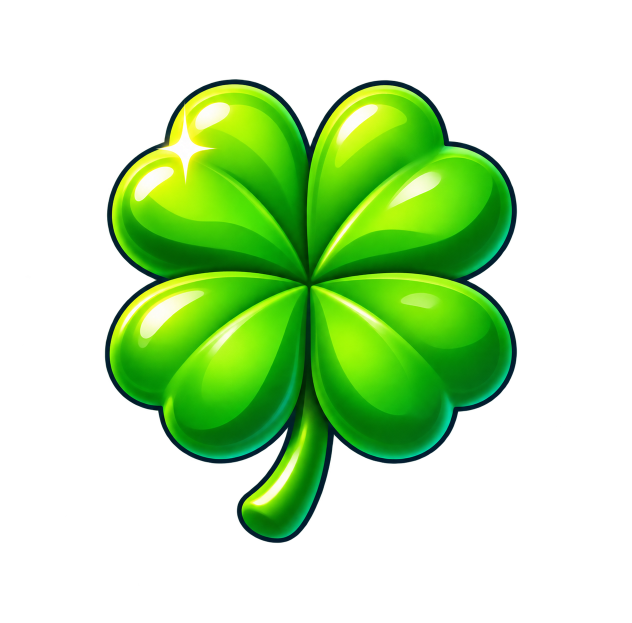
#> input picture assets/UI/generated-v3/clover.png, 1263 x 1246 px (shown at 1/2 size); its folder holds only this picture in this run
$ python prepare-ui-uploads.py
#> lines starting #> are read from the running program, lines starting #| are printed output that depends on the picture
#!/usr/bin/env python3
"""Make upload-ready copies of the generated UI art (assets/UI/generated-v3).

Roblox stores images at most 1024 px per side, and the generated PNGs are
1.2k-2.2k px with uneven transparent margins. This trims each icon to its
visible pixels (plus a small even margin) and downsizes it, so every icon
fills its ImageLabel the same way. Skins (frame, button, banners, rays) keep
their full canvas because their slice margins depend on it.

Output: build/ui-upload/<name>.png (git-ignored). Upload those, then put
the returned rbxassetid values in Shared/Config/Interface.luau.
"""
from pathlib import Path
from PIL import Image

ROOT = Path(__file__).resolve().parents[1]
SOURCE = ROOT / 'assets/UI/generated-v3'
OUT = ROOT / 'build/ui-upload'
def visible(image):
    # Faint stray pixels (alpha < 64) would widen the box unevenly.
    return image.split()[-1].point(lambda a: 255 if a >= 64 else 0).getbbox()


SKINS = {'window-frame': 512, 'button-base': 256, 'banner-base': 1024, 'offer-banner': 1024, 'rays': 512}
ICON_SIZE = 384
MARGIN = 0.04

OUT.mkdir(parents=True, exist_ok=True)
for path in sorted(SOURCE.glob('*.png')):
    image = Image.open(path).convert('RGBA')
#> image is the input picture: PIL image 1263x1246 RGBA; mean R, G, B, A 25.1, 61.6, 7.7, 86.4
    name = path.stem
    if name in SKINS:
        if name == 'window-frame':
            image = image.crop(visible(image))
        image.thumbnail((SKINS[name], SKINS[name]), Image.LANCZOS)
    else:
        image = image.crop(visible(image))
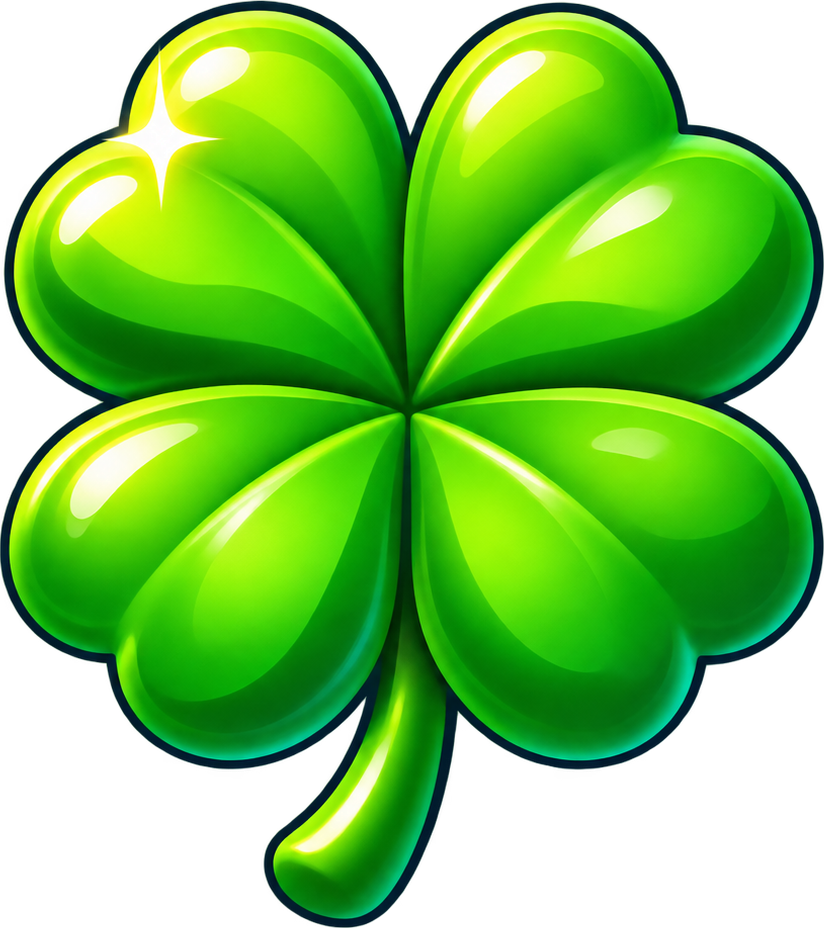
#> image: PIL image 824x928 RGBA; mean R, G, B, A 51.6, 126.7, 15.8, 177.8; transparent parts drawn white
        side = round(max(image.size) * (1 + 2 * MARGIN))
#> side = 1002
        canvas = Image.new('RGBA', (side, side))
#> canvas: PIL image 1002x1002 RGBA; every value is 0
        canvas.alpha_composite(image, ((side - image.width) // 2, (side - image.height) // 2))
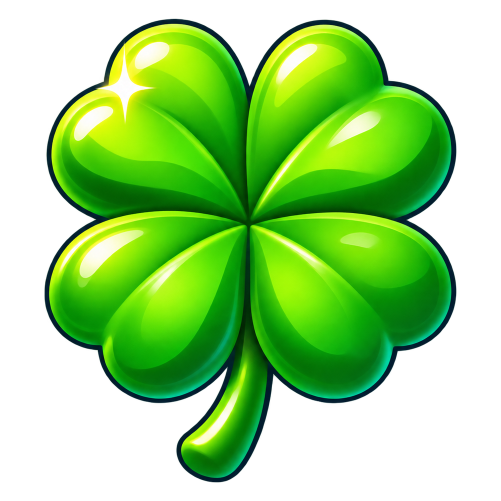
#> canvas: PIL image 1002x1002 RGBA (shown at 1/2 size); mean R, G, B, A 39.3, 96.5, 12, 135.4; transparent parts drawn white
        image = canvas.resize((ICON_SIZE, ICON_SIZE), Image.LANCZOS)
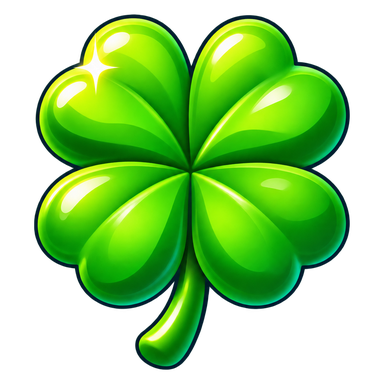
#> image: PIL image 384x384 RGBA; mean R, G, B, A 39.1, 96.1, 12.2, 135.4; transparent parts drawn white
    image.save(OUT / f'{name}.png', optimize=True)
    print(f'{name}: {image.size}')
#| clover: (384, 384)

$ run again, on assets/UI/generated-v3/fuel.png
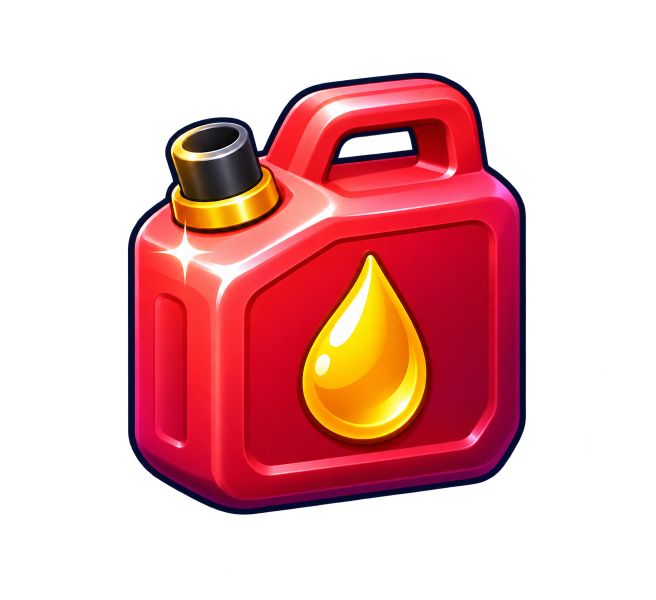
#> input picture assets/UI/generated-v3/fuel.png, 1312 x 1199 px (shown at 1/2 size)
#> image is the input picture: PIL image 1312x1199 RGBA; mean R, G, B, A 72.8, 19.9, 20.4, 94.9
#> `image = image.crop(visible(image))`:
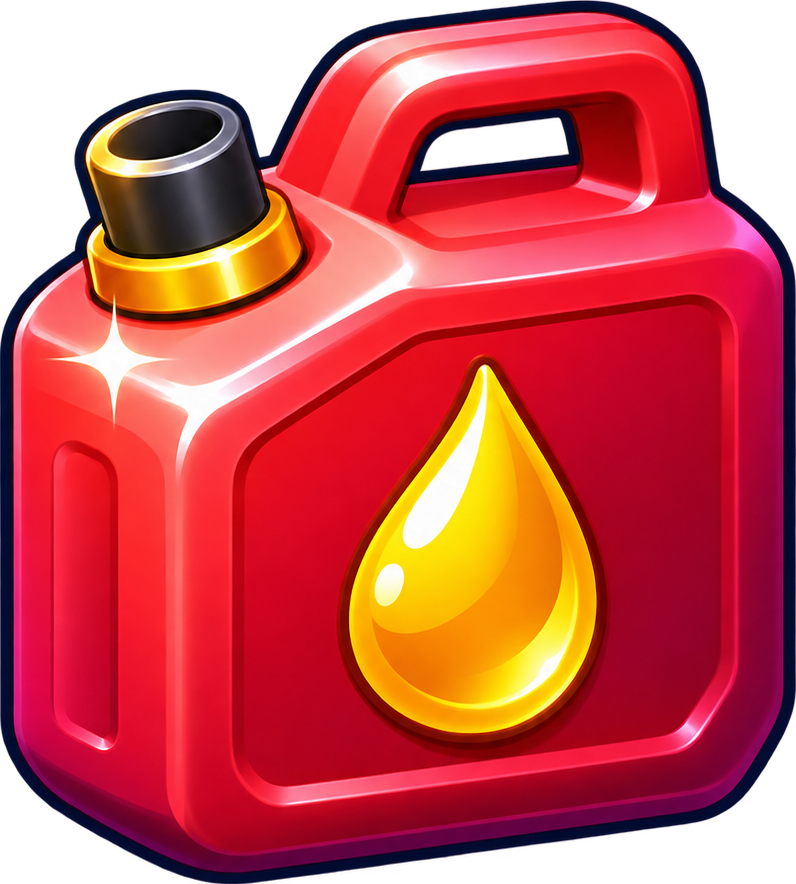
#> image: PIL image 796x884 RGBA; mean R, G, B, A 162.6, 44.5, 45.5, 212.2; transparent parts drawn white
#> `image = canvas.resize((ICON_SIZE, ICON_SIZE), Image.LANCZOS)`:
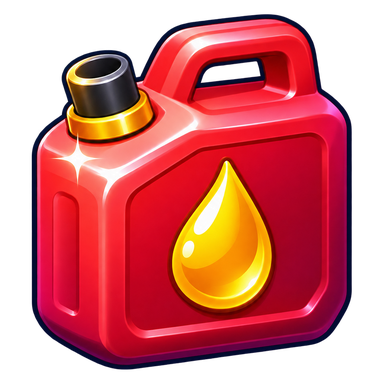
#> image: PIL image 384x384 RGBA; mean R, G, B, A 125, 34.3, 35.2, 163.7; transparent parts drawn white
#| fuel: (384, 384)
